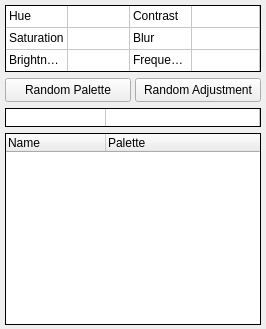
       <widget class="QWidget" name="PaletteTab">
        <property name="autoFillBackground">
         <bool>true</bool>
        </property>
        <attribute name="title">
         <string>Palette</string>
        </attribute>
        <layout class="QGridLayout" name="gridLayout_16" rowstretch="0,0,0,0" columnstretch="0">
         <property name="sizeConstraint">
          <enum>QLayout::SetDefaultConstraint</enum>
         </property>
         <property name="leftMargin">
          <number>5</number>
         </property>
         <property name="topMargin">
          <number>5</number>
         </property>
         <property name="rightMargin">
          <number>5</number>
         </property>
         <property name="bottomMargin">
          <number>4</number>
         </property>
         <property name="spacing">
          <number>6</number>
         </property>
         <item row="2" column="0">
          <widget class="TableWidget" name="PalettePreviewTable">
           <property name="sizePolicy">
            <sizepolicy hsizetype="Expanding" vsizetype="Minimum">
             <horstretch>0</horstretch>
             <verstretch>0</verstretch>
            </sizepolicy>
           </property>
           <property name="minimumSize">
            <size>
             <width>0</width>
             <height>19</height>
            </size>
           </property>
           <property name="maximumSize">
            <size>
             <width>16777215</width>
             <height>19</height>
            </size>
           </property>
           <property name="focusPolicy">
            <enum>Qt::NoFocus</enum>
           </property>
           <property name="frameShape">
            <enum>QFrame::Panel</enum>
           </property>
           <property name="frameShadow">
            <enum>QFrame::Plain</enum>
           </property>
           <property name="verticalScrollBarPolicy">
            <enum>Qt::ScrollBarAlwaysOff</enum>
           </property>
           <property name="horizontalScrollBarPolicy">
            <enum>Qt::ScrollBarAlwaysOff</enum>
           </property>
           <property name="autoScroll">
            <bool>false</bool>
           </property>
           <property name="editTriggers">
            <set>QAbstractItemView::NoEditTriggers</set>
           </property>
           <property name="selectionMode">
            <enum>QAbstractItemView::NoSelection</enum>
           </property>
           <property name="verticalScrollMode">
            <enum>QAbstractItemView::ScrollPerPixel</enum>
           </property>
           <property name="horizontalScrollMode">
            <enum>QAbstractItemView::ScrollPerPixel</enum>
           </property>
           <property name="wordWrap">
            <bool>false</bool>
           </property>
           <property name="cornerButtonEnabled">
            <bool>false</bool>
           </property>
           <property name="rowCount">
            <number>1</number>
           </property>
           <property name="columnCount">
            <number>2</number>
           </property>
           <attribute name="horizontalHeaderVisible">
            <bool>false</bool>
           </attribute>
           <attribute name="horizontalHeaderStretchLastSection">
            <bool>true</bool>
           </attribute>
           <attribute name="verticalHeaderVisible">
            <bool>false</bool>
           </attribute>
           <attribute name="verticalHeaderDefaultSectionSize">
            <number>19</number>
           </attribute>
           <attribute name="verticalHeaderMinimumSectionSize">
            <number>19</number>
           </attribute>
           <row/>
           <column/>
           <column/>
          </widget>
         </item>
         <item row="0" column="0">
          <widget class="TableWidget" name="PaletteAdjustTable">
           <property name="sizePolicy">
            <sizepolicy hsizetype="Expanding" vsizetype="Minimum">
             <horstretch>2</horstretch>
             <verstretch>0</verstretch>
            </sizepolicy>
           </property>
           <property name="minimumSize">
            <size>
             <width>0</width>
             <height>67</height>
            </size>
           </property>
           <property name="maximumSize">
            <size>
             <width>16777215</width>
             <height>67</height>
            </size>
           </property>
           <property name="focusPolicy">
            <enum>Qt::NoFocus</enum>
           </property>
           <property name="frameShape">
            <enum>QFrame::Panel</enum>
           </property>
           <property name="frameShadow">
            <enum>QFrame::Plain</enum>
           </property>
           <property name="verticalScrollBarPolicy">
            <enum>Qt::ScrollBarAlwaysOff</enum>
           </property>
           <property name="horizontalScrollBarPolicy">
            <enum>Qt::ScrollBarAlwaysOff</enum>
           </property>
           <property name="autoScroll">
            <bool>false</bool>
           </property>
           <property name="editTriggers">
            <set>QAbstractItemView::NoEditTriggers</set>
           </property>
           <property name="tabKeyNavigation">
            <bool>false</bool>
           </property>
           <property name="selectionMode">
            <enum>QAbstractItemView::NoSelection</enum>
           </property>
           <property name="verticalScrollMode">
            <enum>QAbstractItemView::ScrollPerPixel</enum>
           </property>
           <property name="horizontalScrollMode">
            <enum>QAbstractItemView::ScrollPerPixel</enum>
           </property>
           <property name="wordWrap">
            <bool>false</bool>
           </property>
           <property name="cornerButtonEnabled">
            <bool>false</bool>
           </property>
           <property name="rowCount">
            <number>3</number>
           </property>
           <property name="columnCount">
            <number>4</number>
           </property>
           <attribute name="horizontalHeaderVisible">
            <bool>false</bool>
           </attribute>
           <attribute name="horizontalHeaderDefaultSectionSize">
            <number>62</number>
           </attribute>
           <attribute name="horizontalHeaderMinimumSectionSize">
            <number>62</number>
           </attribute>
           <attribute name="horizontalHeaderStretchLastSection">
            <bool>true</bool>
           </attribute>
           <attribute name="verticalHeaderVisible">
            <bool>false</bool>
           </attribute>
           <attribute name="verticalHeaderDefaultSectionSize">
            <number>22</number>
           </attribute>
           <attribute name="verticalHeaderHighlightSections">
            <bool>false</bool>
           </attribute>
           <attribute name="verticalHeaderMinimumSectionSize">
            <number>22</number>
           </attribute>
           <row/>
           <row/>
           <row/>
           <column/>
           <column/>
           <column/>
           <column/>
           <item row="0" column="0">
            <property name="text">
             <string>Hue</string>
            </property>
           </item>
           <item row="0" column="2">
            <property name="text">
             <string>Contrast</string>
            </property>
           </item>
           <item row="1" column="0">
            <property name="text">
             <string>Saturation</string>
            </property>
           </item>
           <item row="1" column="2">
            <property name="text">
             <string>Blur</string>
            </property>
           </item>
           <item row="2" column="0">
            <property name="text">
             <string>Brightness</string>
            </property>
           </item>
           <item row="2" column="1">
            <property name="text">
             <string/>
            </property>
           </item>
           <item row="2" column="2">
            <property name="text">
             <string>Frequency</string>
            </property>
           </item>
          </widget>
         </item>
         <item row="3" column="0">
          <widget class="QTableWidget" name="PaletteListTable">
           <property name="focusPolicy">
            <enum>Qt::StrongFocus</enum>
           </property>
           <property name="frameShape">
            <enum>QFrame::Panel</enum>
           </property>
           <property name="frameShadow">
            <enum>QFrame::Plain</enum>
           </property>
           <property name="horizontalScrollBarPolicy">
            <enum>Qt::ScrollBarAsNeeded</enum>
           </property>
           <property name="autoScroll">
            <bool>false</bool>
           </property>
           <property name="editTriggers">
            <set>QAbstractItemView::NoEditTriggers</set>
           </property>
           <property name="tabKeyNavigation">
            <bool>false</bool>
           </property>
           <property name="selectionMode">
            <enum>QAbstractItemView::NoSelection</enum>
           </property>
           <property name="horizontalScrollMode">
            <enum>QAbstractItemView::ScrollPerPixel</enum>
           </property>
           <property name="cornerButtonEnabled">
            <bool>false</bool>
           </property>
           <property name="columnCount">
            <number>2</number>
           </property>
           <attribute name="horizontalHeaderHighlightSections">
            <bool>false</bool>
           </attribute>
           <attribute name="horizontalHeaderStretchLastSection">
            <bool>true</bool>
           </attribute>
           <attribute name="verticalHeaderVisible">
            <bool>false</bool>
           </attribute>
           <attribute name="verticalHeaderDefaultSectionSize">
            <number>16</number>
           </attribute>
           <attribute name="verticalHeaderHighlightSections">
            <bool>false</bool>
           </attribute>
           <attribute name="verticalHeaderMinimumSectionSize">
            <number>16</number>
           </attribute>
           <attribute name="verticalHeaderStretchLastSection">
            <bool>false</bool>
           </attribute>
           <column>
            <property name="text">
             <string>Name</string>
            </property>
            <property name="textAlignment">
             <set>AlignLeft|AlignVCenter</set>
            </property>
           </column>
           <column>
            <property name="text">
             <string>Palette</string>
            </property>
            <property name="textAlignment">
             <set>AlignLeft|AlignVCenter</set>
            </property>
           </column>
          </widget>
         </item>
         <item row="1" column="0">
          <layout class="QHBoxLayout" name="horizontalLayout_3">
           <property name="spacing">
            <number>4</number>
           </property>
           <property name="leftMargin">
            <number>0</number>
           </property>
           <property name="bottomMargin">
            <number>0</number>
           </property>
           <item>
            <widget class="QPushButton" name="PaletteRandomSelect">
             <property name="minimumSize">
              <size>
               <width>0</width>
               <height>24</height>
              </size>
             </property>
             <property name="maximumSize">
              <size>
               <width>16777215</width>
               <height>24</height>
              </size>
             </property>
             <property name="toolTip">
              <string>Select a random palette from the list</string>
             </property>
             <property name="text">
              <string>Random Palette</string>
             </property>
            </widget>
           </item>
           <item>
            <widget class="QPushButton" name="PaletteRandomAdjust">
             <property name="minimumSize">
              <size>
               <width>0</width>
               <height>24</height>
              </size>
             </property>
             <property name="maximumSize">
              <size>
               <width>16777215</width>
               <height>24</height>
              </size>
             </property>
             <property name="text">
              <string>Random Adjustment</string>
             </property>
             <property name="flat">
              <bool>false</bool>
             </property>
            </widget>
           </item>
          </layout>
         </item>
        </layout>
       </widget>
